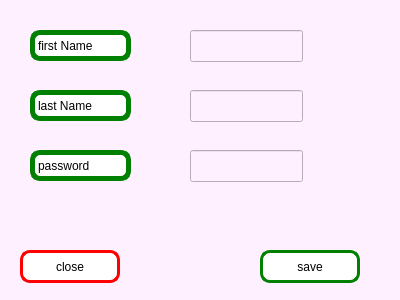
<?xml version="1.0" encoding="UTF-8"?>
<ui version="4.0">
 <class>EditCustomerWindow</class>
 <widget class="QDialog" name="EditCustomerWindow">
  <property name="geometry">
   <rect>
    <x>0</x>
    <y>0</y>
    <width>400</width>
    <height>300</height>
   </rect>
  </property>
  <property name="windowTitle">
   <string>Dialog</string>
  </property>
  <property name="styleSheet">
   <string notr="true">background-color: rgb(255, 240, 255);
color: rgb(0, 0, 0);</string>
  </property>
  <widget class="QLabel" name="label">
   <property name="geometry">
    <rect>
     <x>30</x>
     <y>30</y>
     <width>101</width>
     <height>31</height>
    </rect>
   </property>
   <property name="styleSheet">
    <string notr="true">border:5px solid green;
font: 10pt &quot;Segoe UI&quot;;
background: rgb(255, 255, 255);
color: rgb(0, 0, 0);
gridline-color: rgb(0, 0, 0);
border-radius:10px;</string>
   </property>
   <property name="text">
    <string>first Name</string>
   </property>
  </widget>
  <widget class="QLabel" name="label_2">
   <property name="geometry">
    <rect>
     <x>30</x>
     <y>90</y>
     <width>101</width>
     <height>31</height>
    </rect>
   </property>
   <property name="styleSheet">
    <string notr="true">border:5px solid green;
font: 10pt &quot;Segoe UI&quot;;
background: rgb(255, 255, 255);
color: rgb(0, 0, 0);
gridline-color: rgb(0, 0, 0);
border-radius:10px;</string>
   </property>
   <property name="text">
    <string>last Name</string>
   </property>
  </widget>
  <widget class="QLabel" name="label_3">
   <property name="geometry">
    <rect>
     <x>30</x>
     <y>150</y>
     <width>101</width>
     <height>31</height>
    </rect>
   </property>
   <property name="styleSheet">
    <string notr="true">border:5px solid green;
font: 10pt &quot;Segoe UI&quot;;
background: rgb(255, 255, 255);
color: rgb(0, 0, 0);
gridline-color: rgb(0, 0, 0);
border-radius:10px;</string>
   </property>
   <property name="text">
    <string>password</string>
   </property>
  </widget>
  <widget class="QLineEdit" name="firstNameEdit">
   <property name="geometry">
    <rect>
     <x>190</x>
     <y>30</y>
     <width>113</width>
     <height>32</height>
    </rect>
   </property>
  </widget>
  <widget class="QLineEdit" name="lastNameEdit">
   <property name="geometry">
    <rect>
     <x>190</x>
     <y>90</y>
     <width>113</width>
     <height>32</height>
    </rect>
   </property>
  </widget>
  <widget class="QLineEdit" name="passwordEdit">
   <property name="geometry">
    <rect>
     <x>190</x>
     <y>150</y>
     <width>113</width>
     <height>32</height>
    </rect>
   </property>
  </widget>
  <widget class="QPushButton" name="saveButton">
   <property name="geometry">
    <rect>
     <x>260</x>
     <y>250</y>
     <width>100</width>
     <height>33</height>
    </rect>
   </property>
   <property name="styleSheet">
    <string notr="true">border:3px solid green;
font: 10pt &quot;Segoe UI&quot;;
background: rgb(255, 255, 255);
color: rgb(0, 0, 0);
gridline-color: rgb(0, 0, 0);
border-radius:10px;</string>
   </property>
   <property name="text">
    <string>save</string>
   </property>
  </widget>
  <widget class="QPushButton" name="closeButton">
   <property name="geometry">
    <rect>
     <x>20</x>
     <y>250</y>
     <width>100</width>
     <height>33</height>
    </rect>
   </property>
   <property name="styleSheet">
    <string notr="true">border:3px solid red;
font: 10pt &quot;Segoe UI&quot;;
background: rgb(255, 255, 255);
color: rgb(0, 0, 0);
gridline-color: rgb(0, 0, 0);
border-radius:10px;</string>
   </property>
   <property name="text">
    <string>close</string>
   </property>
  </widget>
 </widget>
 <resources/>
 <connections/>
</ui>
